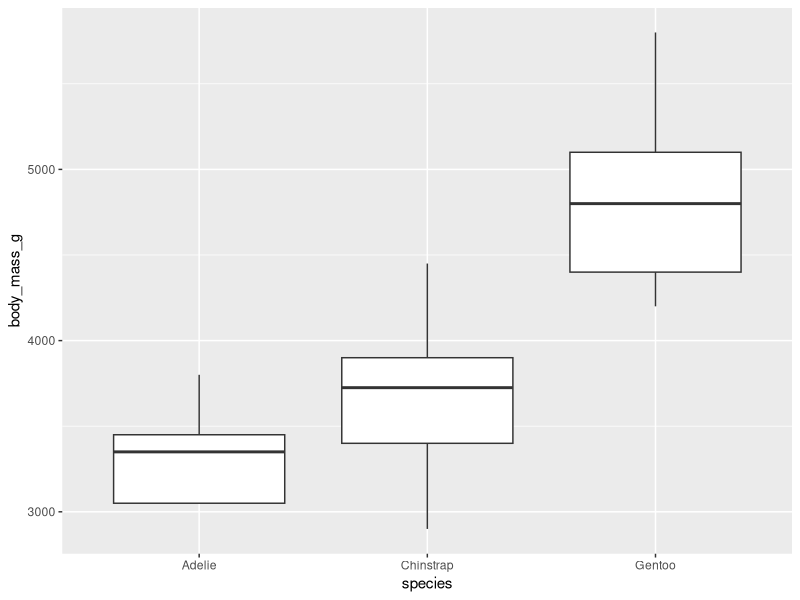

Here is the R script that generated this plot:
## ---- chunk 1
knitr::opts_chunk$set(echo = TRUE)
## ---- chunk 2
library(tidyverse)
## ---- chunk 3
penguin_data <- read_tsv('data/penguin_data.tsv')
head(penguin_data)
names(penguin_data)
## ---- chunk 4
penguin_data %>% ggplot(aes(species, body_mass_g)) +
    geom_boxplot()
